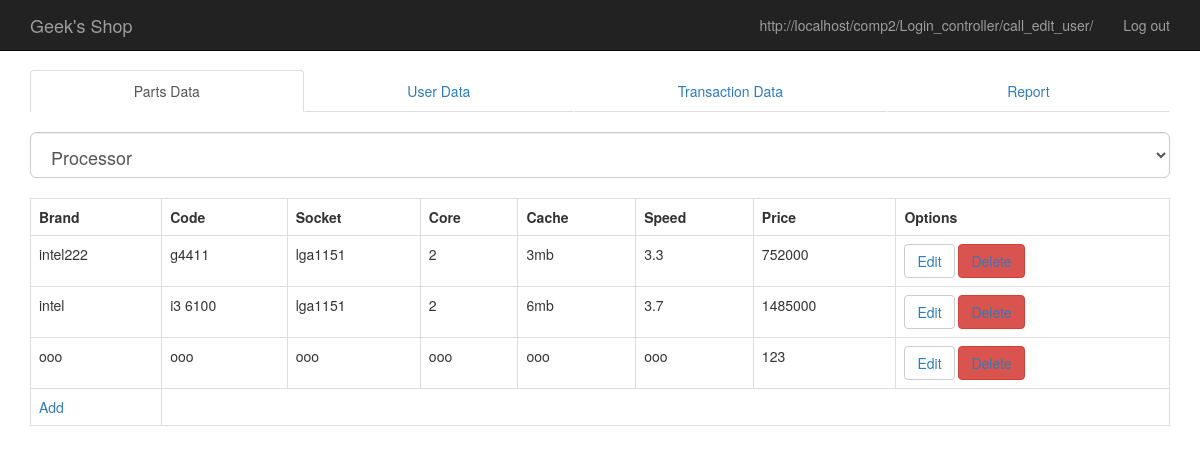
Screenshot of /index.php/main_controller/dashboard with the database file from the repository.
### tables this page shows
CREATE TABLE `part_cpu` (
  `id_cpu` int(11) NOT NULL,
  `brand_cpu` varchar(10) NOT NULL,
  `code_cpu` varchar(10) NOT NULL,
  `socket_cpu` varchar(10) NOT NULL,
  `core_cpu` varchar(10) NOT NULL,
  `cache_cpu` varchar(10) NOT NULL,
  `speed_cpu` varchar(10) NOT NULL,
  `price_cpu` int(11) NOT NULL,
  `performance_cpu` int(11) NOT NULL
);

### application/controllers/Main_controller.php (called while the page is built, shortened)
<?php
class Main_controller extends CI_Controller {
	function __construct(){
		$this->load->model('Main_model');
		$this->load->helper(array('form','url'));
	}
	public function dashboard(){
		$data['user_data'] = $this->Main_model->get_data_user()->result();
		$data['transactions_data'] = $this->Main_model->get_data_transactions()->result();
		$data['part_cpu'] = $this->Main_model->get_data_cpu()->result();
		$data['part_mbo'] = $this->Main_model->get_data_mbo()->result();
		$data['part_ram'] = $this->Main_model->get_data_ram()->result();
		$data['part_gpu'] = $this->Main_model->get_data_gpu()->result();
		$data['part_psu'] = $this->Main_model->get_data_psu()->result();
		$data['part_mem'] = $this->Main_model->get_data_mem()->result();
		$data['part_dsp'] = $this->Main_model->get_data_dsp()->result();
		$data['part_cas'] = $this->Main_model->get_data_cas()->result();
		$data['part_mos'] = $this->Main_model->get_data_mos()->result();
		$data['part_key'] = $this->Main_model->get_data_key()->result();
		$data['transactions'] = $this->Main_model->get_data_transactions()->result();
		$data['data_trans'] = $this->Main_model->get_data_transactions_monthly()->result();
		$monthly = $this->Main_model->get_data_transactions_monthly()->result();
		for($j=0;$j<count($monthly);$j++){
			$datam =  array(
				'year' => $monthly[$j]->year,
				'month' => $monthly[$j]->month,
				'total' => $monthly[$j]->total,
								);
			$data['monthly'][$j] = $datam;
		}
		$this->load->view('login_header');
		$this->load->view('dashboard',$data);
	}
}
?>

### index.php (called while the page is built, shortened)
<?php
require_once BASEPATH.'core/CodeIgniter.php';

### application/models/Main_model.php (called while the page is built, shortened)
<?php
class Main_model extends CI_Model{
	function get_data_cpu(){
		return $this->db->get('part_cpu');
	}
}
?>

### application/views/dashboard.php (the view, shortened to what this page needs)
<!DOCTYPE html>
<html>
<head>
	<link rel="stylesheet" type="text/css" href="<?php echo base_url() ?>assets/css/bootstrap.min.css" >
	<link rel="stylesheet" type="text/css" href="<?php echo base_url() ?>assets/css/offcanvas.css">
	<link rel="stylesheet" type="text/css" href="<?php echo base_url() ?>assets/css/style.css">
</head>
<body>
	<div class="container">
	  <ul class="nav nav-tabs nav-justified">
	    <li class="active"><a data-toggle="tab" href="#data">Parts Data</a></li>
	    <li><a data-toggle="tab" href="#user">User Data</a></li>
	    <li><a data-toggle="tab" href="#transactions">Transaction Data</a></li>
	    <li><a data-toggle="tab" href="#report">Report</a></li>
	  </ul>
		  <div class="tab-content">
		    <div id="data" class="tab-pane fade in active">
					<br>
					<section>
							<select class="slct form-control input-lg" name="slct" id="slct" onchange="change(this)">
								<option value="part_cpu">Processor</option>
							</select>
							<br>
							<div class="table-responsive"	>
								<table id="cpu" border="1" class="table table-bordered table-hover" style="display: table;">
									<tr>
										<th>Brand</th>
										<th>Code</th>
										<th>Socket</th>
										<th>Core</th>
										<th>Cache</th>
										<th>Speed</th>
										<th>Price</th><th class="th_option">Options</th>
									</tr>
									<?php foreach($part_cpu as $cpu){ ?>
									<tr>
										<td><?php echo $cpu->brand_cpu ?></td>
										<td><?php echo $cpu->code_cpu ?></td>
										<td><?php echo $cpu->socket_cpu ?></td>
										<td><?php echo $cpu->core_cpu ?></td>
										<td><?php echo $cpu->cache_cpu ?></td>
										<td><?php echo $cpu->speed_cpu ?></td>
										<td><?php echo $cpu->price_cpu ?></td>
										<td>
										<button type="button" class="btn btn-default"><?php echo anchor('Main_controller/edit_cpu/'.$cpu->id_cpu,'Edit'); ?></button>
										<button type="button" class="btn btn-danger"><?php echo anchor('Main_controller/delete_cpu/'.$cpu->id_cpu,'Delete'); ?></button>
										</td>
									</tr>
									<?php } ?>
									<tr>
										<td><a href="<?php echo base_url().'Main_controller/call_add_cpu' ?>">Add</a></td>
									</tr>
								</table>
							</div>
					</section>
		    </div>
				<!-- <?php print_r($data_trans);
					foreach ($data_trans as $trans) {
						echo $trans->month.',';
					}
					echo count($data_trans);
				?>
				<?php echo $data_trans[0]->total.','.$data_trans[1]->total; ?> -->
		  </div>
		</div>
</body>
</html>

### application/views/login_header.php (shortened to what this page needs)
<!doctype html>
<html>
<head>
	<link rel="stylesheet" type="text/css" href="<?php echo base_url() ?>assets/css/bootstrap.min.css" >
	<link rel="stylesheet" type="text/css" href="<?php echo base_url() ?>assets/css/offcanvas.css">
	<link rel="stylesheet" type="text/css" href="<?php echo base_url() ?>assets/css/style.css">
</head>
<body>
	<div id="wrapper">
			<nav class="navbar navbar-fixed-top navbar-inverse">
	      <div class="container">
	        <div class="navbar-header">
	          <a class="navbar-brand" href="<?php echo base_url().'Main_controller/main_user' ?>">Geek's Shop</a>
	        </div>
	        <div id="navbar" class="collapse navbar-collapse">
	          <ul class="nav navbar-nav navbar-right">
							<li><?php echo anchor('Login_controller/call_edit_user/'.$this->session->userdata("name"),$this->session->userdata("name")); ?></li>
	            <li><a href="<?php echo base_url().'Login_controller/logout' ?>">Log out</a></li>
	          </ul>
	        </div>
	      </div>
	    </nav>

### assets/css/offcanvas.css (style rules this page uses)
body { overflow-x: hidden; }
body { padding-top: 70px; }

### rows the page displays
part_cpu: brand_cpu "intel222", code_cpu "g4411", socket_cpu "lga1151", core_cpu "2", cache_cpu "3mb", speed_cpu "3.3", price_cpu "752000", id_cpu "Edit"
part_cpu: brand_cpu "intel", code_cpu "i3 6100", socket_cpu "lga1151", core_cpu "2", cache_cpu "6mb", speed_cpu "3.7", price_cpu "1485000", id_cpu "Edit"
part_cpu: brand_cpu "ooo", code_cpu "ooo", socket_cpu "ooo", core_cpu "ooo", cache_cpu "ooo", speed_cpu "ooo", price_cpu "123", id_cpu "Edit"
